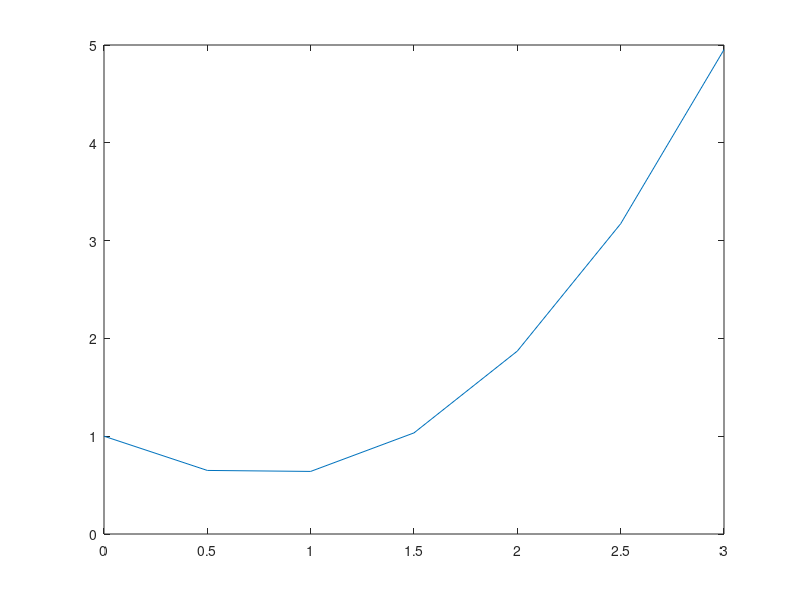

This figure's MATLAB source:
%% Practical Problems 13 Question 3

% Step 1: Setup system
h = 0.5;
t = 0:h:3;
y = 1;

eps = 0.1;
Ea = 1;  % Erorr approx

func = @(t, y) -y + t.^2;

% Step 2: Do shit | Slides 10
for i = 1 : length(t) - 1
    y0(i) = y(i) + func(t(i), y(i)) * h  ; % First predictor slope.
    counter = 0;   % Set counter in case Heun's method doesn't converge.
    while abs(Ea) > eps
        counter = counter + 1;
        y(i+1) = y(i) + ( func(t(i), y(i)) + func(t(i+1) , y0(i))) ./ 2 .* h ;   % Corrected slope.
        Ea = abs((y(i+1) - y0(i)) / y(i+1)) * 100;  % Approximate error.
        y0(i) = y(i+1);    % Set predictor slope to be the corrected slope.
        if counter > 1000    % If too many iterations display a warning and break.
            disp('too much iteration')
            break
        end
    end
    Ea = 1 ;   % Reset approximate error.
end
plot(t, y);